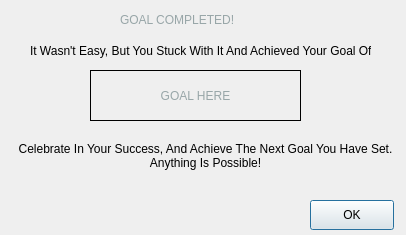
<?xml version="1.0" encoding="UTF-8"?>
<ui version="4.0">
 <class>goalcompleteddialog</class>
 <widget class="QDialog" name="goalcompleteddialog">
  <property name="geometry">
   <rect>
    <x>0</x>
    <y>0</y>
    <width>406</width>
    <height>235</height>
   </rect>
  </property>
  <property name="windowTitle">
   <string>Dialog</string>
  </property>
  <property name="layoutDirection">
   <enum>Qt::LeftToRight</enum>
  </property>
  <property name="autoFillBackground">
   <bool>false</bool>
  </property>
  <property name="modal">
   <bool>false</bool>
  </property>
  <widget class="QLabel" name="goalcompletedtopLabel">
   <property name="geometry">
    <rect>
     <x>120</x>
     <y>10</y>
     <width>161</width>
     <height>20</height>
    </rect>
   </property>
   <property name="styleSheet">
    <string notr="true">font: 12pt &quot;Arial&quot;;
color: rgb(152, 166, 168);</string>
   </property>
   <property name="text">
    <string>GOAL COMPLETED!</string>
   </property>
  </widget>
  <widget class="QLabel" name="goalcompletedmiddleLabel">
   <property name="geometry">
    <rect>
     <x>30</x>
     <y>40</y>
     <width>341</width>
     <height>21</height>
    </rect>
   </property>
   <property name="text">
    <string>It Wasn't Easy, But You Stuck With It And Achieved Your Goal Of:</string>
   </property>
  </widget>
  <widget class="QLabel" name="goalcompletedValue">
   <property name="geometry">
    <rect>
     <x>90</x>
     <y>70</y>
     <width>211</width>
     <height>51</height>
    </rect>
   </property>
   <property name="styleSheet">
    <string notr="true">border: 1px solid black;
font: 75 18pt &quot;Arial&quot;;
color: rgb(152, 166, 168);</string>
   </property>
   <property name="text">
    <string>GOAL HERE</string>
   </property>
   <property name="alignment">
    <set>Qt::AlignCenter</set>
   </property>
  </widget>
  <widget class="QLabel" name="goalcompletedbottomLabel">
   <property name="geometry">
    <rect>
     <x>10</x>
     <y>130</y>
     <width>391</width>
     <height>51</height>
    </rect>
   </property>
   <property name="text">
    <string>Celebrate In Your Success, And Achieve The Next Goal You Have Set. Anything Is Possible!</string>
   </property>
   <property name="alignment">
    <set>Qt::AlignCenter</set>
   </property>
   <property name="wordWrap">
    <bool>true</bool>
   </property>
  </widget>
  <widget class="QPushButton" name="goalcompletedButton">
   <property name="geometry">
    <rect>
     <x>310</x>
     <y>200</y>
     <width>84</width>
     <height>30</height>
    </rect>
   </property>
   <property name="text">
    <string>OK</string>
   </property>
  </widget>
 </widget>
 <resources/>
 <connections/>
</ui>
